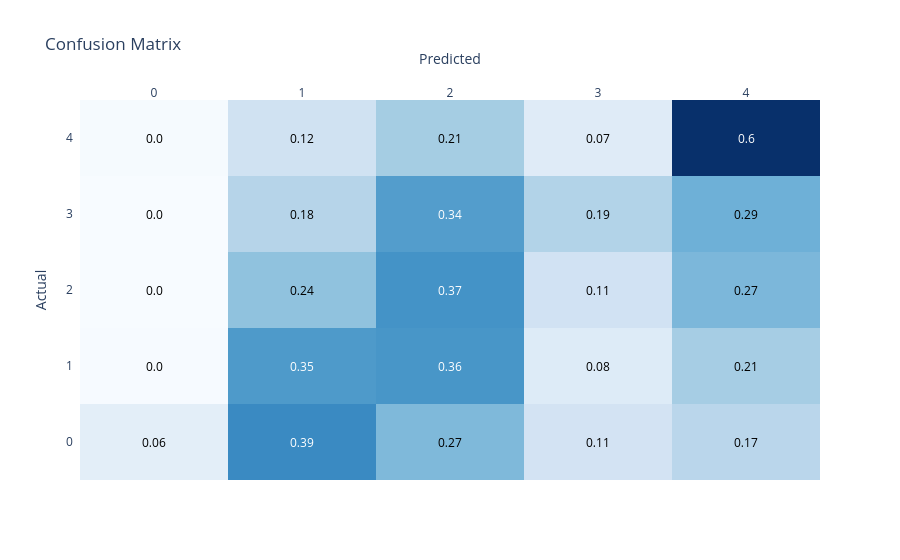

Write notebook code for a chart like this one.
### Code cell
#Muestro la matriz de confusión
display(plot_confusion_matrix(y_test,y_pred))

### Figure 1 — Plotly figure (JSON) as saved in the notebook; plotly's stock layout.template omitted (floating-point values rounded to 4 significant figures)
{"data": [{"colorscale": [[0, "rgb(247,251,255)"], [0.125, "rgb(222,235,247)"], [0.25, "rgb(198,219,239)"], [0.375, "rgb(158,202,225)"], [0.5, "rgb(107,174,214)"], [0.625, "rgb(66,146,198)"], [0.75, "rgb(33,113,181)"], [0.875, "rgb(8,81,156)"], [1, "rgb(8,48,107)"]], "reversescale": false, "showscale": false, "type": "heatmap", "x": ["0", "1", "2", "3", "4"], "y": ["0", "1", "2", "3", "4"], "z": [[0.06098, 0.3902, 0.2683, 0.1098, 0.1707], [0.003236, 0.3511, 0.3608, 0.07605, 0.2087], [0.0, 0.2441, 0.3693, 0.114, 0.2726], [0.0, 0.1794, 0.342, 0.1856, 0.2929], [0.004762, 0.1167, 0.2107, 0.07262, 0.5952]]}], "layout": {"annotations": [{"font": {"color": "#000000"}, "showarrow": false, "text": "0.06", "x": "0", "xref": "x", "y": "0", "yref": "y"}, {"font": {"color": "#FFFFFF"}, "showarrow": false, "text": "0.39", "x": "1", "xref": "x", "y": "0", "yref": "y"}, {"font": {"color": "#000000"}, "showarrow": false, "text": "0.27", "x": "2", "xref": "x", "y": "0", "yref": "y"}, {"font": {"color": "#000000"}, "showarrow": false, "text": "0.11", "x": "3", "xref": "x", "y": "0", "yref": "y"}, {"font": {"color": "#000000"}, "showarrow": false, "text": "0.17", "x": "4", "xref": "x", "y": "0", "yref": "y"}, {"font": {"color": "#000000"}, "showarrow": false, "text": "0.0", "x": "0", "xref": "x", "y": "1", "yref": "y"}, {"font": {"color": "#FFFFFF"}, "showarrow": false, "text": "0.35", "x": "1", "xref": "x", "y": "1", "yref": "y"}, {"font": {"color": "#FFFFFF"}, "showarrow": false, "text": "0.36", "x": "2", "xref": "x", "y": "1", "yref": "y"}, {"font": {"color": "#000000"}, "showarrow": false, "text": "0.08", "x": "3", "xref": "x", "y": "1", "yref": "y"}, {"font": {"color": "#000000"}, "showarrow": false, "text": "0.21", "x": "4", "xref": "x", "y": "1", "yref": "y"}, {"font": {"color": "#000000"}, "showarrow": false, "text": "0.0", "x": "0", "xref": "x", "y": "2", "yref": "y"}, {"font": {"color": "#000000"}, "showarrow": false, "text": "0.24", "x": "1", "xref": "x", "y": "2", "yref": "y"}, {"font": {"color": "#FFFFFF"}, "showarrow": false, "text": "0.37", "x": "2", "xref": "x", "y": "2", "yref": "y"}, {"font": {"color": "#000000"}, "showarrow": false, "text": "0.11", "x": "3", "xref": "x", "y": "2", "yref": "y"}, {"font": {"color": "#000000"}, "showarrow": false, "text": "0.27", "x": "4", "xref": "x", "y": "2", "yref": "y"}, {"font": {"color": "#000000"}, "showarrow": false, "text": "0.0", "x": "0", "xref": "x", "y": "3", "yref": "y"}, {"font": {"color": "#000000"}, "showarrow": false, "text": "0.18", "x": "1", "xref": "x", "y": "3", "yref": "y"}, {"font": {"color": "#FFFFFF"}, "showarrow": false, "text": "0.34", "x": "2", "xref": "x", "y": "3", "yref": "y"}, {"font": {"color": "#000000"}, "showarrow": false, "text": "0.19", "x": "3", "xref": "x", "y": "3", "yref": "y"}, {"font": {"color": "#000000"}, "showarrow": false, "text": "0.29", "x": "4", "xref": "x", "y": "3", "yref": "y"}, {"font": {"color": "#000000"}, "showarrow": false, "text": "0.0", "x": "0", "xref": "x", "y": "4", "yref": "y"}, {"font": {"color": "#000000"}, "showarrow": false, "text": "0.12", "x": "1", "xref": "x", "y": "4", "yref": "y"}, {"font": {"color": "#000000"}, "showarrow": false, "text": "0.21", "x": "2", "xref": "x", "y": "4", "yref": "y"}, {"font": {"color": "#000000"}, "showarrow": false, "text": "0.07", "x": "3", "xref": "x", "y": "4", "yref": "y"}, {"font": {"color": "#FFFFFF"}, "showarrow": false, "text": "0.6", "x": "4", "xref": "x", "y": "4", "yref": "y"}], "title": {"text": "Confusion Matrix"}, "xaxis": {"dtick": 1, "gridcolor": "rgb(0, 0, 0)", "side": "top", "ticks": "", "title": {"text": "Predicted"}}, "yaxis": {"dtick": 1, "ticks": "", "ticksuffix": "  ", "title": {"text": "Actual"}}}}
